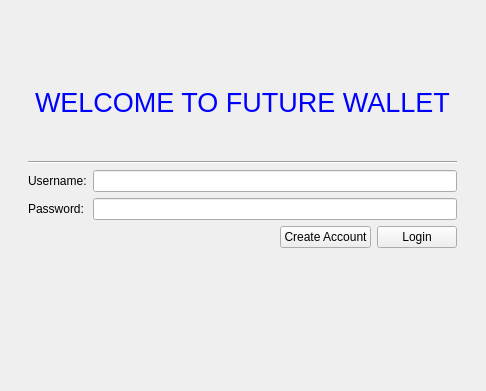
<?xml version="1.0" encoding="UTF-8"?>
<ui version="4.0">
 <class>LaunchMenu</class>
 <widget class="QWidget" name="LaunchMenu">
  <property name="geometry">
   <rect>
    <x>0</x>
    <y>0</y>
    <width>486</width>
    <height>391</height>
   </rect>
  </property>
  <property name="windowTitle">
   <string>Future Wallet</string>
  </property>
  <layout class="QGridLayout" name="gridLayout">
   <item row="1" column="0">
    <spacer name="horizontalSpacer_2">
     <property name="orientation">
      <enum>Qt::Horizontal</enum>
     </property>
     <property name="sizeHint" stdset="0">
      <size>
       <width>40</width>
       <height>20</height>
      </size>
     </property>
    </spacer>
   </item>
   <item row="0" column="1">
    <spacer name="verticalSpacer_2">
     <property name="orientation">
      <enum>Qt::Vertical</enum>
     </property>
     <property name="sizeHint" stdset="0">
      <size>
       <width>20</width>
       <height>40</height>
      </size>
     </property>
    </spacer>
   </item>
   <item row="1" column="1">
    <layout class="QVBoxLayout" name="verticalLayout">
     <item alignment="Qt::AlignHCenter">
      <widget class="QLabel" name="label">
       <property name="styleSheet">
        <string notr="true">font-size:20pt;
color:blue;
margin: 10px, auto;
padding: 0;</string>
       </property>
       <property name="text">
        <string>WELCOME TO FUTURE WALLET</string>
       </property>
      </widget>
     </item>
     <item>
      <widget class="Line" name="line">
       <property name="orientation">
        <enum>Qt::Horizontal</enum>
       </property>
      </widget>
     </item>
     <item>
      <layout class="QFormLayout" name="formLayout">
       <item row="0" column="0">
        <widget class="QLabel" name="UserLabel">
         <property name="text">
          <string>Username:</string>
         </property>
        </widget>
       </item>
       <item row="0" column="1">
        <widget class="QLineEdit" name="UserField"/>
       </item>
       <item row="1" column="0">
        <widget class="QLabel" name="PassLabel">
         <property name="text">
          <string>Password:</string>
         </property>
        </widget>
       </item>
       <item row="1" column="1">
        <widget class="QLineEdit" name="PassField"/>
       </item>
      </layout>
     </item>
    </layout>
   </item>
   <item row="3" column="1">
    <spacer name="verticalSpacer">
     <property name="orientation">
      <enum>Qt::Vertical</enum>
     </property>
     <property name="sizeHint" stdset="0">
      <size>
       <width>20</width>
       <height>40</height>
      </size>
     </property>
    </spacer>
   </item>
   <item row="1" column="2">
    <spacer name="horizontalSpacer_3">
     <property name="orientation">
      <enum>Qt::Horizontal</enum>
     </property>
     <property name="sizeHint" stdset="0">
      <size>
       <width>40</width>
       <height>20</height>
      </size>
     </property>
    </spacer>
   </item>
   <item row="2" column="1">
    <layout class="QHBoxLayout" name="horizontalLayout">
     <item>
      <spacer name="horizontalSpacer">
       <property name="orientation">
        <enum>Qt::Horizontal</enum>
       </property>
       <property name="sizeHint" stdset="0">
        <size>
         <width>40</width>
         <height>20</height>
        </size>
       </property>
      </spacer>
     </item>
     <item>
      <widget class="QPushButton" name="CreateAccount">
       <property name="text">
        <string>Create Account</string>
       </property>
      </widget>
     </item>
     <item>
      <widget class="QPushButton" name="Login">
       <property name="text">
        <string>Login</string>
       </property>
      </widget>
     </item>
    </layout>
   </item>
   <item row="4" column="1">
    <spacer name="verticalSpacer_3">
     <property name="orientation">
      <enum>Qt::Vertical</enum>
     </property>
     <property name="sizeHint" stdset="0">
      <size>
       <width>20</width>
       <height>40</height>
      </size>
     </property>
    </spacer>
   </item>
  </layout>
 </widget>
 <resources/>
 <connections/>
</ui>
